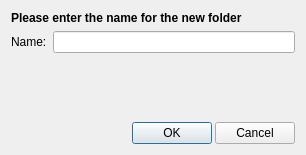
<?xml version="1.0" encoding="UTF-8"?>
<ui version="4.0">
 <class>AssetManagerNewFolderDialog</class>
 <widget class="QDialog" name="AssetManagerNewFolderDialog">
  <property name="windowModality">
   <enum>Qt::ApplicationModal</enum>
  </property>
  <property name="geometry">
   <rect>
    <x>0</x>
    <y>0</y>
    <width>306</width>
    <height>155</height>
   </rect>
  </property>
  <property name="windowTitle">
   <string>CobaltSKY - Rename</string>
  </property>
  <property name="modal">
   <bool>true</bool>
  </property>
  <layout class="QGridLayout" name="gridLayout">
   <item row="1" column="0">
    <widget class="QLabel" name="label">
     <property name="sizePolicy">
      <sizepolicy hsizetype="Maximum" vsizetype="Preferred">
       <horstretch>0</horstretch>
       <verstretch>0</verstretch>
      </sizepolicy>
     </property>
     <property name="text">
      <string>Name:</string>
     </property>
    </widget>
   </item>
   <item row="1" column="1" colspan="2">
    <widget class="QLineEdit" name="leName"/>
   </item>
   <item row="2" column="2">
    <spacer name="verticalSpacer">
     <property name="orientation">
      <enum>Qt::Vertical</enum>
     </property>
     <property name="sizeHint" stdset="0">
      <size>
       <width>20</width>
       <height>2</height>
      </size>
     </property>
    </spacer>
   </item>
   <item row="3" column="0" colspan="3">
    <layout class="QHBoxLayout" name="horizontalLayout">
     <property name="spacing">
      <number>3</number>
     </property>
     <item>
      <spacer name="horizontalSpacer">
       <property name="orientation">
        <enum>Qt::Horizontal</enum>
       </property>
       <property name="sizeHint" stdset="0">
        <size>
         <width>40</width>
         <height>20</height>
        </size>
       </property>
      </spacer>
     </item>
     <item>
      <widget class="QPushButton" name="pbOK">
       <property name="text">
        <string>OK</string>
       </property>
      </widget>
     </item>
     <item>
      <widget class="QPushButton" name="pbCancel">
       <property name="text">
        <string>Cancel</string>
       </property>
      </widget>
     </item>
    </layout>
   </item>
   <item row="0" column="0" colspan="3">
    <widget class="QLabel" name="message">
     <property name="font">
      <font>
       <weight>75</weight>
       <bold>true</bold>
      </font>
     </property>
     <property name="text">
      <string>Please enter the name for the new folder</string>
     </property>
    </widget>
   </item>
  </layout>
 </widget>
 <resources/>
 <connections/>
</ui>
